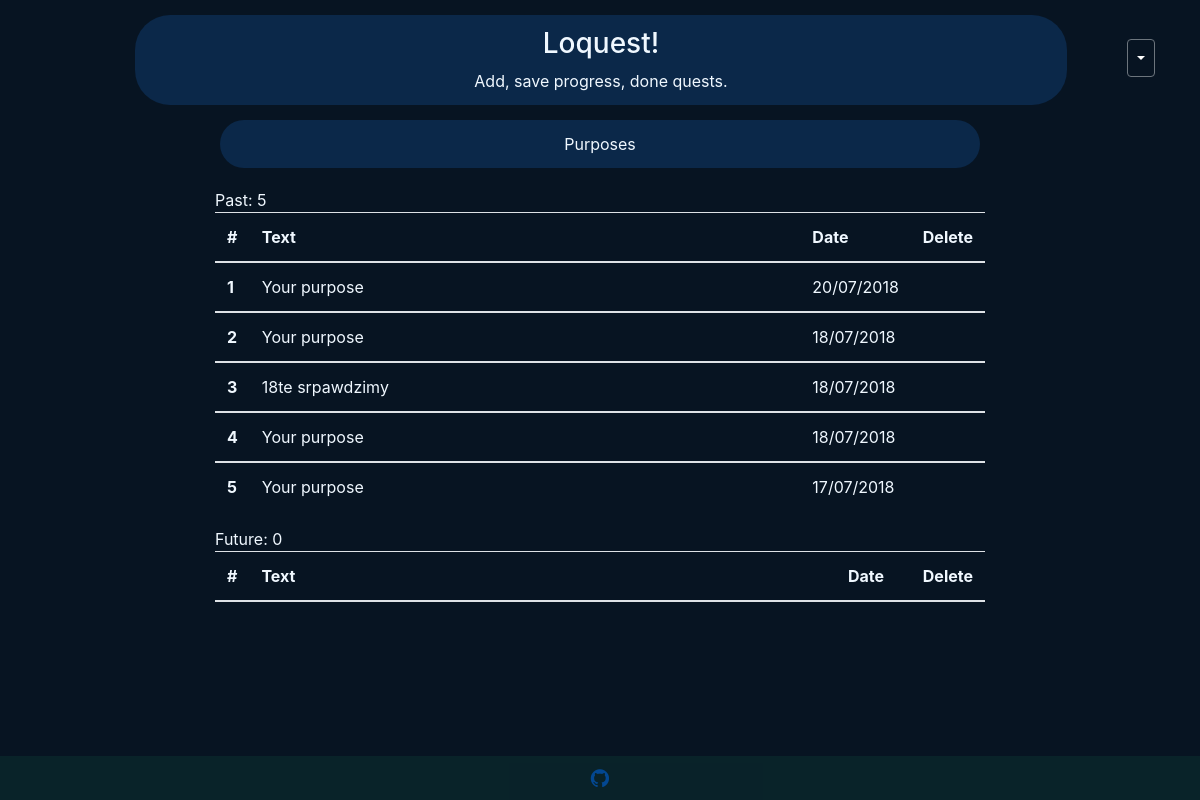
Before: /purpose (signed in) with the older database file.
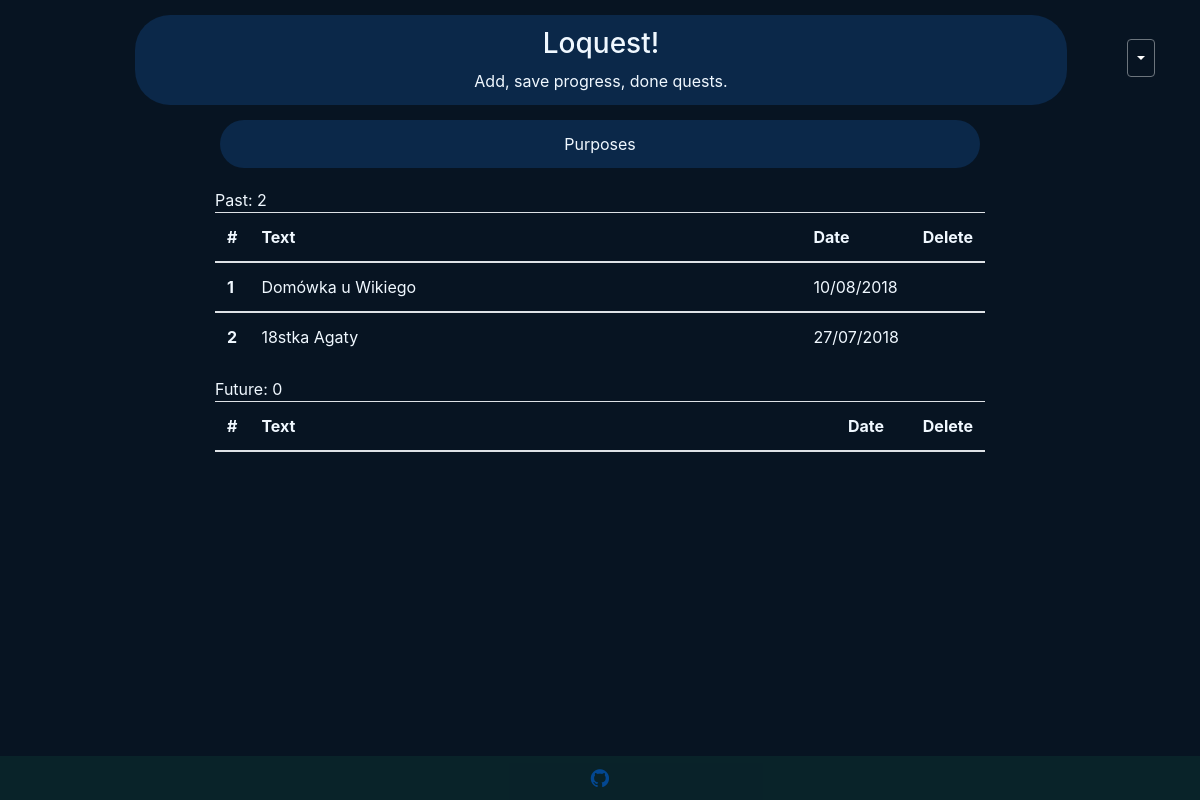
After: the same page with the newer database file.
### todo/models.py (models this page shows, shortened)
class Purpose(models.Model):
    who = models.ForeignKey(settings.AUTH_USER_MODEL, on_delete=models.CASCADE, default=1)
    purpose_text = models.CharField(max_length=400, default='Your purpose')
    pub_date = models.DateField('date', default='')

### todo/views.py (the view)
# urls.py: path('purpose', views.PurposeList.as_view(), name='purpose'),
class PurposeList(generic.ListView):
    template_name = 'todo/purpose.html'
    context_object_name = 'purpose_list'
    def get_queryset(self):
        return Purpose.objects.order_by('-pub_date')[:20:1]
    def get_context_data(self, **kwargs):
        context = super(PurposeList, self).get_context_data(**kwargs)
        if self.request.user.is_authenticated:
            date_over = Purpose.objects.filter(pub_date__lte=timezone.now())
            date_over_count = Purpose.objects.filter(pub_date__lte=timezone.now()).count()
            date_tocome = Purpose.objects.filter(pub_date__gt=timezone.now())
            date_tocome_count = Purpose.objects.filter(pub_date__gt=timezone.now()).count()
            context['count_over'] = date_over_count
            context['count_tocome'] = date_tocome_count
            context['list_over'] = date_over.order_by('pub_date')[::-1]
            context['list_tocome'] = date_tocome.order_by('pub_date')[::1]
        return context

### todo/templates/todo/purpose.html (shortened to what this page needs)
{% extends "todo/base.html" %}
{% load icons %}
{% block content %}
    <div class="container" style="width: 800px">
        <div class="well well-sm text-center" style="background-color: #0B2849; color: aliceblue; margin: 15px 5px 20px 5px;">
            Purposes
        </div>
        {% if count_over > 0 %}
            Past: {{count_over}}
            <table class="table">
                <thead>
                <tr>
                <th style="width: 2%" scope="col">#</th>
                <th style="width: 86%" scope="col">Text</th>
                <th style="width: 10%;" scope="col">Date</th>
                <th style="width: 2%" scope="col>">Delete</th>
                </tr>
                </thead>
                {% for purpose in list_over %}
                    {% if purpose.who == request.user %}
                        <tbody>
                            <tr>
                            <th>{{ forloop.counter }}</th>
                                <td>{{ purpose.purpose_text }}</td>
                                <td>{{ purpose.pub_date|date:"d/m/Y"}}</td>
                                <td>
                                </td>
                            </tr>
                        </tbody>
                    {% endif %}
                {% endfor %}
            </table>
        {% endif %}
        Future: {{ count_tocome }}
        <table class="table">
            <thead>
            <tr>
              <th style="width: 2%" scope="col">#</th>
              <th style="width: 86%" scope="col">Text</th>
              <th style="width: 10%;" scope="col">Date</th>
              <th style="width: 2%" scope="col>">Delete</th>
            </tr>
            </thead>
        </table>
    </div>
{% endblock %}

### todo/templates/todo/base.html (shortened to what this page needs)
<!DOCTYPE html>
<html lang="en">
    <head>
        <link rel="stylesheet" href="https://stackpath.bootstrapcdn.com/bootstrap/4.1.1/css/bootstrap.min.css">
        {% load staticfiles %}
        <link rel="stylesheet" type="text/css" href="{% static 'todo/style4.css' %}">
        <link href="https://maxcdn.bootstrapcdn.com/font-awesome/4.7.0/css/font-awesome.min.css" rel="stylesheet">
        {% load bootstrap3 %}
        {% load icons %}
        {% load socialaccount %}
    </head>
    <body>
    <div class="container-fluid" style="flex:1">
    {% load static %}
    <div id="menu">
        <a style="font-size: 25px; color:aliceblue; padding-left:30px; padding-right:30px; " href="{% url 'todo:purpose' %}">
        </a>
        <button type="button" class="btn btn-secondary dropdown-toggle dropdown-toggle-split" style="background-color: #071422;" data-toggle="dropdown" aria-haspopup="true" aria-expanded="false">
        </button>
    </div>
    <div class="container" style="min-width: 900px;">
        <div class="well well-sm text-center" style="display: flow-root;background-color: #0B2849; color: aliceblue; margin: 15px 5px 0 5px;">
            <h3>Loquest!</h3>
            </small>Add, save progress, done quests.</small>
        </div>
    </div>
    {% block content %}{% endblock content %}
    </div>
    <footer class="footer" style="background-color: rgba(13, 54, 51, 0.884);opacity: 0.5;">
        <a href="https://github.com/Hirq" target="blank">
            <i class="fa fa-github fa-lg"></i>
        </a>
    </footer>
    </body>
</html>

### todo/static/todo/style4.css (style rules this page uses)
body { background-color: #071422; display: flex; flex-direction: column; min-height: 100%; }
html { height: 100%; }
.container-fluid { flex:1; }
.container { color: aliceblue; }
#menu { float: right; padding: 35px 30px 0px 0px; }
.well-sm { padding: 12px; border-radius: 35px; }
footer { margin-top: 10px; padding: 10px; text-align: center; }

Changed rows visible on the page:
removed Purpose: purpose_text "Your purpose", pub_date "20/07/2018"
removed Purpose: purpose_text "Your purpose", pub_date "18/07/2018"
removed Purpose: purpose_text "18te srpawdzimy", pub_date "18/07/2018"
removed Purpose: purpose_text "Your purpose", pub_date "18/07/2018"
removed Purpose: purpose_text "Your purpose", pub_date "17/07/2018"
added Purpose: purpose_text "Domówka u Wikiego", pub_date "10/08/2018"
added Purpose: purpose_text "18stka Agaty", pub_date "27/07/2018"
Other visible differences:
{{ count_over }}: "5" → "2"
